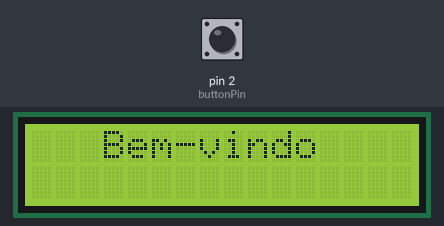
Simulated run of this sketch. Board: Arduino Uno, built with avr-gcc and run on an emulated ATmega328P. Shown: 16×2 character LCD. The inputs (shaded band) are chosen by the test bench; at power-on: pin 2 (buttonPin) HIGH.

Above: at 0.6 s.
At 3.6 s:
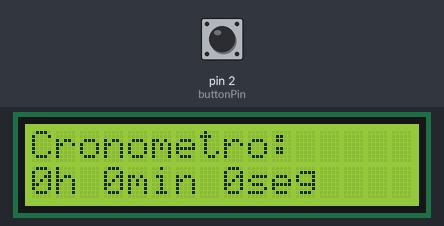
At 12.7 s:
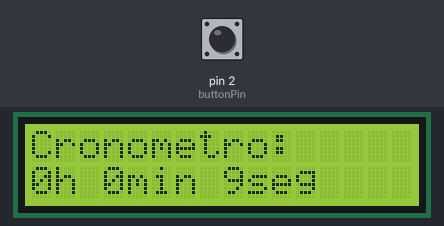
At 20.7 s:
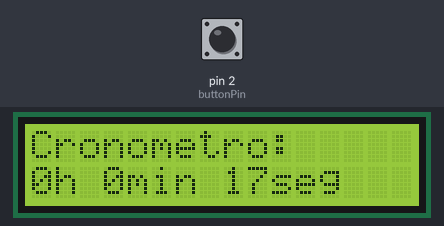
At 29.8 s:
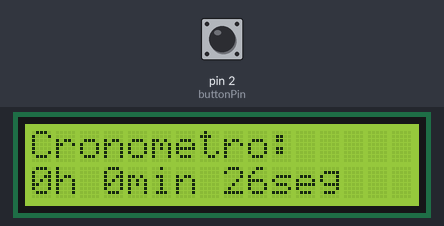
At 38.8 s:
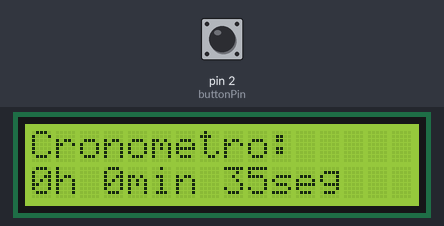

Measured:
- what the display in image 0 shows lasts 3.0 s, from 0.6 s to 3.6 s
- what the display in image 1 shows lasts 1.0 s, from 3.6 s to 4.6 s

The sketch:

stopwatch_hours_minutes_seconds_and_PUSH_BUTTON.ino
```cpp
/*
connect the push button to a positive wire (5V) and the other side of it to Pin 2 Digital

Conexões do LCD 16x2:
Pino do LCD	Conexão no Arduino
VSS (Pino 1)	GND
VDD (Pino 2)	5V
VO (Pino 3)	Potenciômetro ou GND (para ajuste de contraste)
RS (Pino 4)	Pino digital 8
RW (Pino 5)	GND
E (Pino 6)	Pino digital 9
D4 (Pino 11)	Pino digital 4
D5 (Pino 12)	Pino digital 5
D6 (Pino 13)	Pino digital 6
D7 (Pino 14)	Pino digital 7
A (Pino 15)	5V (para o backlight)
K (Pino 16)	GND (para o backlight)

*/


#include <LiquidCrystal.h>

// Definir os pinos do LCD (RS, E, D4, D5, D6, D7)
LiquidCrystal lcd(8, 9, 4, 5, 6, 7);

// Definir variáveis para horas, minutos e segundos
int segundos = 0;
int minutos = 0;
int horas = 0;

const int buttonPin = 2; // Pino onde o botão está conectado
int buttonState = 0; // Variável para armazenar o estado do botão
unsigned long buttonPressTime = 0; // Tempo de quando o botão foi pressionado
bool buttonHeld = false; // Indica se o botão está sendo mantido pressionado
const unsigned long holdTime = 3000; // Tempo necessário para zerar (3 segundos)

void setup() {
  lcd.begin(16, 2); // Inicializa o LCD 16x2
  pinMode(buttonPin, INPUT_PULLUP); // Configura o pino do botão com pull-up interno
  delay(500); // Atraso de 0,5 segundos
  lcd.setCursor(3, 0); // Seleciona coluna 3 e linha 0
  lcd.print("Bem-vindo"); //mensagem exibida só quando liga
  delay(3000);
}

void loop() {
  lcd.clear(); // Limpa a tela do LCD
  lcd.setCursor(0, 0); // Seleciona coluna 0 e linha 0
  lcd.print("Cronometro:");

  // Exibir horas, minutos e segundos no LCD
  lcd.setCursor(0, 1); // Seleciona coluna 0 e linha 1
  lcd.print(horas);
  lcd.print("h ");
  lcd.print(minutos);
  lcd.print("min ");
  lcd.print(segundos);
  lcd.print("seg");

  // Incrementar o tempo
  segundos++;

  // Lógica para atualizar minutos e horas
  if (segundos == 60) {
    segundos = 0;
    minutos++; // Incrementa minutos quando segundos chegam a 60
  }

  if (minutos == 60) {
    minutos = 0;
    horas++; // Incrementa horas quando minutos chegam a 60
  }

  // Ler o estado do botão
  buttonState = digitalRead(buttonPin);

  // Se o botão estiver pressionado (estado LOW)
  if (buttonState == LOW) {
    if (!buttonHeld) {
      buttonHeld = true; // O botão foi pressionado
      buttonPressTime = millis(); // Armazena o momento em que o botão foi pressionado
    }

    // Verifica se o botão foi mantido pressionado por 3 segundos
    if (millis() - buttonPressTime >= holdTime) {
      // Se o botão estiver pressionado por 3 segundos, zere o cronômetro
      horas = 0;
      minutos = 0;
      segundos = 0;
      buttonHeld = false; // Reseta o estado do botão para evitar zerar repetidamente
    }
  } else {
    // Se o botão foi solto antes de 3 segundos, resete o estado
    buttonHeld = false;
  }

  // Atraso de 1 segundo para a próxima contagem
  delay(1000);
}
```
